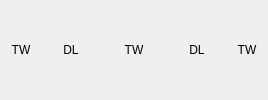
     <widget class="QWidget" name="widget_16" native="true">
      <layout class="QHBoxLayout" name="horizontalLayout_15">
       <item>
        <widget class="QLabel" name="board_label14_0">
         <property name="styleSheet">
          <string notr="true">background-color:&quot;red&quot;
</string>
         </property>
         <property name="text">
          <string>TW</string>
         </property>
         <property name="alignment">
          <set>Qt::AlignCenter</set>
         </property>
        </widget>
       </item>
       <item>
        <widget class="QLabel" name="board_label14_1">
         <property name="styleSheet">
          <string notr="true">background-color:&quot;green&quot;
</string>
         </property>
         <property name="text">
          <string/>
         </property>
         <property name="alignment">
          <set>Qt::AlignCenter</set>
         </property>
        </widget>
       </item>
       <item>
        <widget class="QLabel" name="board_label14_2">
         <property name="styleSheet">
          <string notr="true">background-color:&quot;green&quot;
</string>
         </property>
         <property name="text">
          <string/>
         </property>
         <property name="alignment">
          <set>Qt::AlignCenter</set>
         </property>
        </widget>
       </item>
       <item>
        <widget class="QLabel" name="board_label14_3">
         <property name="styleSheet">
          <string notr="true">background-color:&quot;lightblue&quot;
</string>
         </property>
         <property name="text">
          <string>DL</string>
         </property>
         <property name="alignment">
          <set>Qt::AlignCenter</set>
         </property>
        </widget>
       </item>
       <item>
        <widget class="QLabel" name="board_label14_4">
         <property name="styleSheet">
          <string notr="true">background-color:&quot;green&quot;
</string>
         </property>
         <property name="text">
          <string/>
         </property>
         <property name="alignment">
          <set>Qt::AlignCenter</set>
         </property>
        </widget>
       </item>
       <item>
        <widget class="QLabel" name="board_label14_5">
         <property name="styleSheet">
          <string notr="true">background-color:&quot;green&quot;
</string>
         </property>
         <property name="text">
          <string/>
         </property>
         <property name="alignment">
          <set>Qt::AlignCenter</set>
         </property>
        </widget>
       </item>
       <item>
        <widget class="QLabel" name="board_label14_6">
         <property name="styleSheet">
          <string notr="true">background-color:&quot;green&quot;
</string>
         </property>
         <property name="text">
          <string/>
         </property>
         <property name="alignment">
          <set>Qt::AlignCenter</set>
         </property>
        </widget>
       </item>
       <item>
        <widget class="QLabel" name="board_label14_7">
         <property name="styleSheet">
          <string notr="true">background-color:&quot;red&quot;
</string>
         </property>
         <property name="text">
          <string>TW</string>
         </property>
         <property name="alignment">
          <set>Qt::AlignCenter</set>
         </property>
        </widget>
       </item>
       <item>
        <widget class="QLabel" name="board_label14_8">
         <property name="styleSheet">
          <string notr="true">background-color:&quot;green&quot;
</string>
         </property>
         <property name="text">
          <string/>
         </property>
         <property name="alignment">
          <set>Qt::AlignCenter</set>
         </property>
        </widget>
       </item>
       <item>
        <widget class="QLabel" name="board_label14_9">
         <property name="styleSheet">
          <string notr="true">background-color:&quot;green&quot;
</string>
         </property>
         <property name="text">
          <string/>
         </property>
         <property name="alignment">
          <set>Qt::AlignCenter</set>
         </property>
        </widget>
       </item>
       <item>
        <widget class="QLabel" name="board_label14_10">
         <property name="styleSheet">
          <string notr="true">background-color:&quot;green&quot;
</string>
         </property>
         <property name="text">
          <string/>
         </property>
         <property name="alignment">
          <set>Qt::AlignCenter</set>
         </property>
        </widget>
       </item>
       <item>
        <widget class="QLabel" name="board_label14_11">
         <property name="styleSheet">
          <string notr="true">background-color:&quot;lightblue&quot;
</string>
         </property>
         <property name="text">
          <string>DL</string>
         </property>
         <property name="alignment">
          <set>Qt::AlignCenter</set>
         </property>
        </widget>
       </item>
       <item>
        <widget class="QLabel" name="board_label14_12">
         <property name="styleSheet">
          <string notr="true">background-color:&quot;green&quot;
</string>
         </property>
         <property name="text">
          <string/>
         </property>
         <property name="alignment">
          <set>Qt::AlignCenter</set>
         </property>
        </widget>
       </item>
       <item>
        <widget class="QLabel" name="board_label14_13">
         <property name="styleSheet">
          <string notr="true">background-color:&quot;green&quot;
</string>
         </property>
         <property name="text">
          <string/>
         </property>
         <property name="alignment">
          <set>Qt::AlignCenter</set>
         </property>
        </widget>
       </item>
       <item>
        <widget class="QLabel" name="board_label14_14">
         <property name="styleSheet">
          <string notr="true">background-color:&quot;red&quot;
</string>
         </property>
         <property name="text">
          <string>TW</string>
         </property>
         <property name="alignment">
          <set>Qt::AlignCenter</set>
         </property>
        </widget>
       </item>
      </layout>
     </widget>
